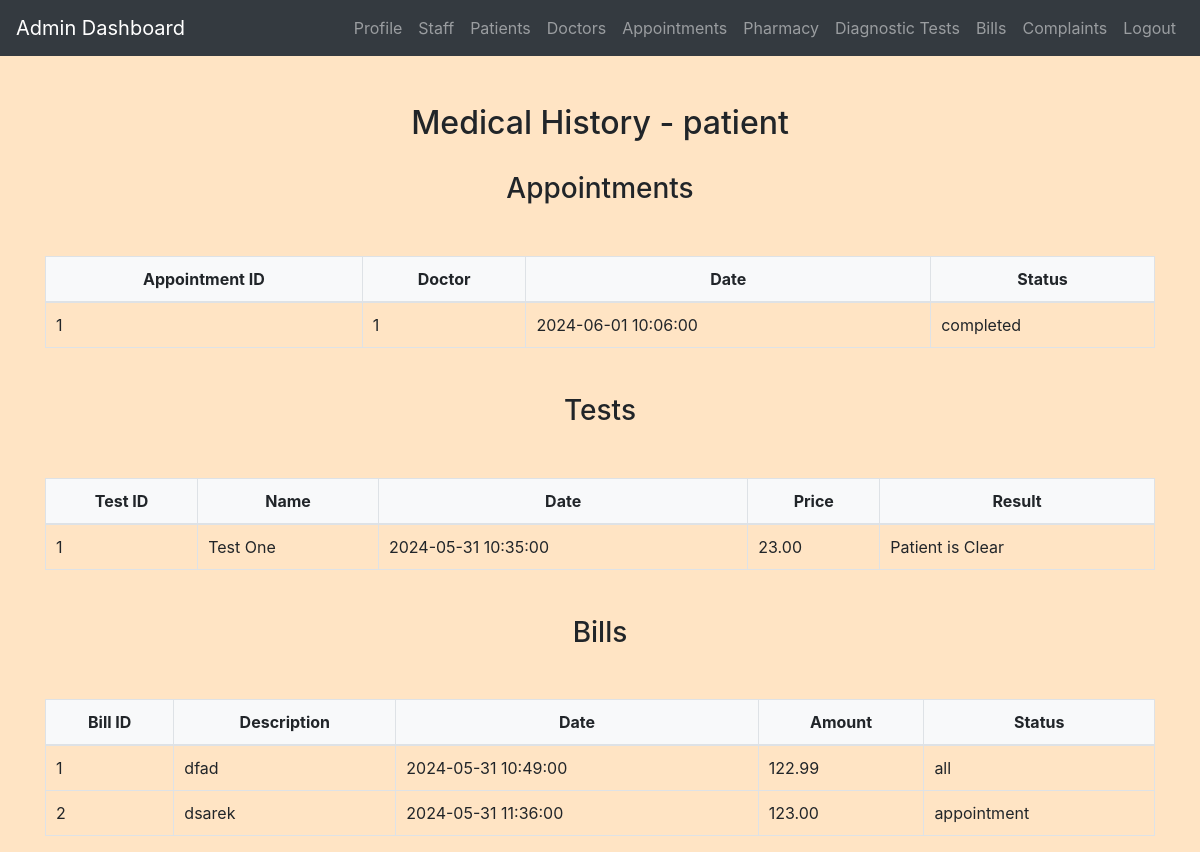
The app's page /admin/view_medical_history.php?id=1 (signed in), older data.
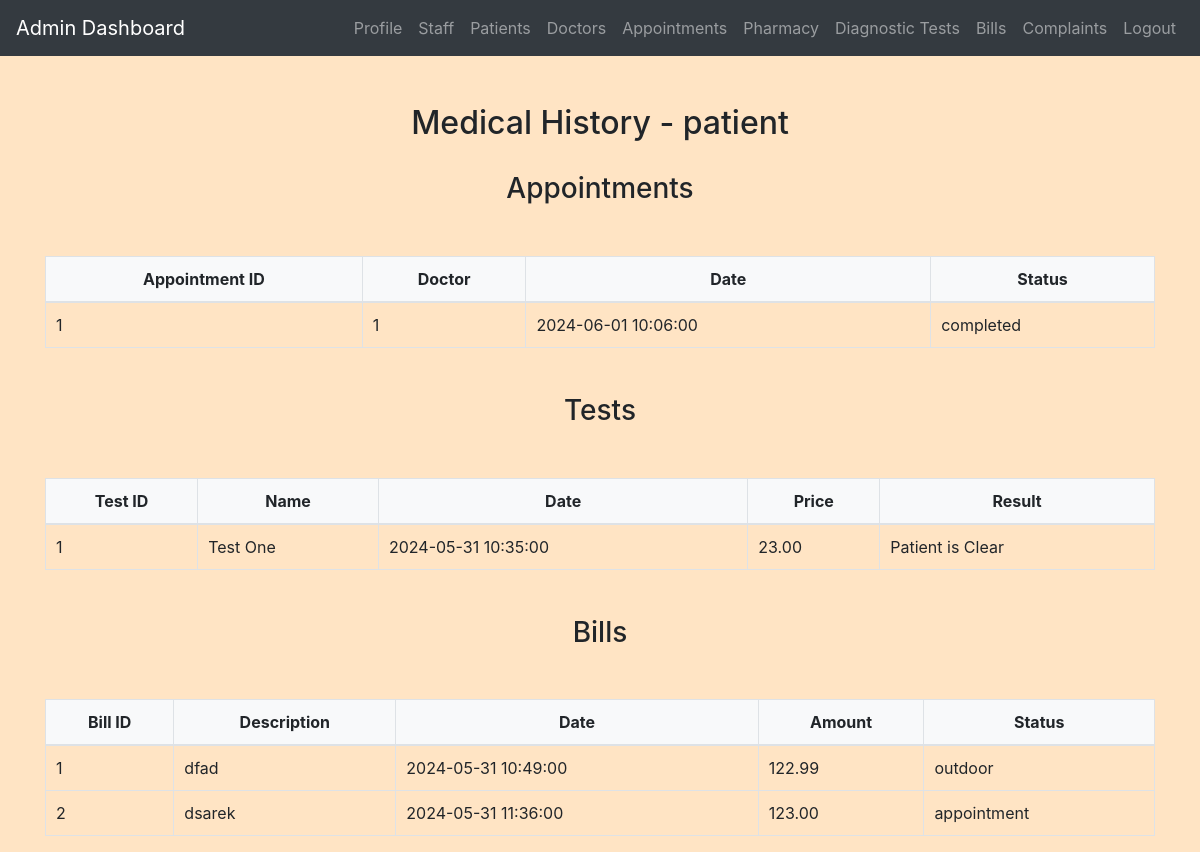
The same page, newer data.
### tables this page shows
CREATE TABLE `bills` (
  `bill_id` int(11) NOT NULL,
  `patient_id` int(11) NOT NULL,
  `amount` decimal(10,2) NOT NULL,
  `bill_date` datetime NOT NULL,
  `bill_type` enum('appointment','medical','diagnostic','all','outdoor') NOT NULL,
  `description` text DEFAULT NULL
);

### admin/view_medical_history.php (the view, shortened to what this page needs)
<?php
include('config.php');
$patient_id = trim($_GET["id"]);
$sql_patient = "SELECT * FROM Patients WHERE id = ?";
if ($stmt_patient = mysqli_prepare($conn, $sql_patient)) {
    mysqli_stmt_bind_param($stmt_patient, "i", $patient_id);
    if (mysqli_stmt_execute($stmt_patient)) {
        $result_patient = mysqli_stmt_get_result($stmt_patient);
        $row_patient = mysqli_fetch_assoc($result_patient);
    } else {
        echo "Error fetching patient information.";
        exit;
    }
} else {
    echo "Error preparing statement.";
    exit;
}
$sql_appointments = "SELECT * FROM Appointments WHERE patient_id = ?";
if ($stmt_appointments = mysqli_prepare($conn, $sql_appointments)) {
    mysqli_stmt_bind_param($stmt_appointments, "i", $patient_id);
    if (mysqli_stmt_execute($stmt_appointments)) {
        $result_appointments = mysqli_stmt_get_result($stmt_appointments);
    } else {
        echo "Error fetching appointments.";
        exit;
    }
} else {
    echo "Error preparing statement.";
    exit;
}
$sql_tests = "SELECT * FROM DiagnosticTests WHERE patient_id = ?";
if ($stmt_tests = mysqli_prepare($conn, $sql_tests)) {
    mysqli_stmt_bind_param($stmt_tests, "i", $patient_id);
    if (mysqli_stmt_execute($stmt_tests)) {
        $result_tests = mysqli_stmt_get_result($stmt_tests);
    } else {
        echo "Error fetching tests.";
        exit;
    }
} else {
    echo "Error preparing statement.";
    exit;
}
$sql_bills = "SELECT * FROM Bills WHERE patient_id = ?";
if ($stmt_bills = mysqli_prepare($conn, $sql_bills)) {
    mysqli_stmt_bind_param($stmt_bills, "i", $patient_id);
    if (mysqli_stmt_execute($stmt_bills)) {
        $result_bills = mysqli_stmt_get_result($stmt_bills);
    } else {
        echo "Error fetching bills.";
        exit;
    }
} else {
    echo "Error preparing statement.";
    exit;
}
?>
<!DOCTYPE html>
<html lang="en">
<head>
    <link rel="stylesheet" href="https://maxcdn.bootstrapcdn.com/bootstrap/4.5.2/css/bootstrap.min.css">
    <link rel="stylesheet" href="../css/style.css">
</head>
<body>
<?php include('admin_navbar.php'); ?>
<div class="container mt-5">
    <h2>Medical History - <?php echo $row_patient['username']; ?></h2>
    <h3>Appointments</h3>
    <div class="table-responsive">
        <table class="table table-bordered">
            <thead>
                <tr>
                    <th>Appointment ID</th>
                    <th>Doctor</th>
                    <th>Date</th>
                    <th>Status</th>
                </tr>
            </thead>
            <tbody>
                <?php while ($row_appointment = mysqli_fetch_assoc($result_appointments)): ?>
                <tr>
                    <td><?php echo $row_appointment['appointment_id']; ?></td>
                    <td><?php echo $row_appointment['doctor_id']; ?></td>
                    <td><?php echo $row_appointment['appointment_date']; ?></td>
                    <td><?php echo $row_appointment['status']; ?></td>
                </tr>
                <?php endwhile; ?>
            </tbody>
        </table>
    </div>
    <h3>Tests</h3>
    <div class="table-responsive">
        <table class="table table-bordered">
            <thead>
                <tr>
                    <th>Test ID</th>
                    <th>Name</th>
                    <th>Date</th>
                    <th>Price</th>
                    <th>Result</th>
                </tr>
            </thead>
            <tbody>
                <?php while ($row_test = mysqli_fetch_assoc($result_tests)): ?>
                <tr>
                    <td><?php echo $row_test['test_id']; ?></td>
                    <td><?php echo $row_test['test_name']; ?></td>
                    <td><?php echo $row_test['test_date']; ?></td>
                    <td><?php echo $row_test['test_price']; ?></td>
                    <td><?php echo $row_test['result']; ?></td>
                </tr>
                <?php endwhile; ?>
            </tbody>
        </table>
    </div>
    <h3>Bills</h3>
    <div class="table-responsive">
        <table class="table table-bordered">
        <thead>
                <tr>
                    <th>Bill ID</th>
                    <th>Description</th>
                    <th>Date</th>
                    <th>Amount</th>
                    <th>Status</th>
                </tr>
            </thead>
            <tbody>
                <?php while ($row_bill = mysqli_fetch_assoc($result_bills)): ?>
                <tr>
                    <td><?php echo $row_bill['bill_id']; ?></td>
                    <td><?php echo $row_bill['description']; ?></td>
                    <td><?php echo $row_bill['bill_date']; ?></td>
                    <td><?php echo $row_bill['amount']; ?></td>
                    <td><?php echo $row_bill['bill_type']; ?></td>
                </tr>
                <?php endwhile; ?>
            </tbody>
        </table>
    </div>
</div>
</body>
</html>

Row changes from the older to the newer data that the page shows:
changed bills "dfad": bill_type "all" → "outdoor"
